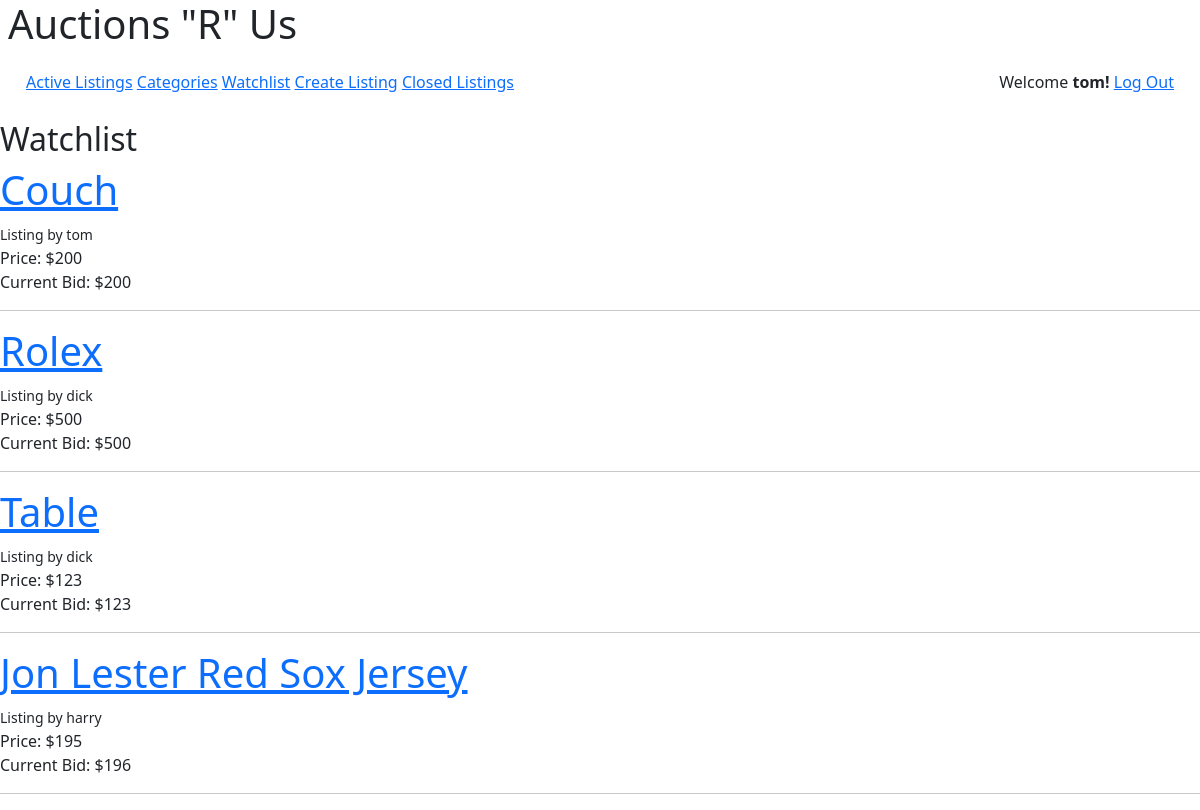
The page /watchlist (signed in) on the database its author committed.
### auctions/models.py (models this page shows, shortened)
class User(AbstractUser):
    pass

class Listings(models.Model):
    CATEGORY_CHOICES = [
    ('MS', 'Motors'),
    ('ECCS', 'Electronics'),
    ('C_ART', 'Collectibles & Art'),
    ('CLOTH', 'Clothing & Accessories'),
    ('BUSS', 'Business & Industrial'),
    ('HG', 'Home & Garden'),
    ('SPORT', 'Sporting Goods'),
    ('JE', 'Jewelry & Watches'),
    ('OT', 'Other'),
    ]
    MOTORS = 'MS'
    ELECTRONICS = 'ECCS'
    COLLECTIBLES_ART = 'C_ART'
    CLOTHING_ACC = 'CLOTH'
    BUSINESS_IND = 'BUSS'
    HOME_GARDEN = 'HG'
    SPORTING = 'SPORT'
    JEWELRY = 'JE'
    OTHER = 'OT'
    user = models.ForeignKey(User, on_delete=models.CASCADE, default=None)
    title = models.CharField(max_length=100)
    description = models.TextField(blank=True, max_length=200)
    price = models.PositiveSmallIntegerField(default=0)
    highestbid = models.PositiveSmallIntegerField(default=0, blank=True)
    category = models.CharField(max_length=16, choices=CATEGORY_CHOICES, default='MOTORS')
    active = models.BooleanField(default=True)
    image = models.ImageField(default='No Image', upload_to='images')
    class Meta:
        verbose_name_plural = "Listings"

### auctions/views.py (the view)
# urls.py: path("watchlist", views.watchlist, name="watchlist"),
@login_required(login_url='login')
def watchlist(request):
    try:
        watchlist = Watchlist.objects.filter(user_id=request.user.id, active=True).values_list("listing_id")
        watching = Listings.objects.filter(id__in = watchlist)
    except:
        watching = 0
    return render(request, "auctions/watchlist.html", {
        "watching": watching,
        "watchlist": len(Watchlist.objects.filter(user_id=request.user.id))
        })

### auctions/templates/auctions/watchlist.html
{% extends "auctions/layout.html" %} {% block main %}
<h2>Watchlist</h2>
{% if watchlist == 0 %}
<h4>Nothing has been added to your watchlist yet</h4>
{% else %}
{% for w in watching %}
{% if w and w.active == 1 %}
<h1><a href="{% url 'listing_page' w.id %}">{{w.title}}</a></h1>
<small>Listing by {{w.user}}</small>
<br>
Price: ${{w.price}}
<br>
{% if w.highestbid == 0 %}
No bids yet
{% else %}
Current Bid: ${{w.highestbid}}
{% endif %}
<hr>
{% endif %}
{% endfor %}
{% endif %}
{% endblock %}

### auctions/templates/auctions/layout.html (shortened to what this page needs)
{% load static %}
<!DOCTYPE html>
<html lang="en">
    <head>
        <link rel="stylesheet" href="https://cdn.simplecss.org/simple.css">
        <link rel="stylesheet" href="{% static 'auctions/uaa490styles.css' %}" >
        <link rel="stylesheet" href="//code.jquery.com/ui/1.12.1/themes/smoothness/jquery-ui.css">
        <link href="https://cdn.jsdelivr.net/npm/bootstrap@5.2.2/dist/css/bootstrap.min.css" rel="stylesheet">
    </head>
    <body>
        <header>
            <h1>Auctions "R" Us</h1>
            <nav>
                <span>
                    <a href="{% url 'index' %}">Active Listings</a>
                    <a href="{% url 'categories' %}">Categories</a>
                    <a href="{% url 'watchlist' %}">Watchlist</a>
                    <a href="{% url 'create_listing' %}">Create Listing</a>
                    <a href="{% url 'closed_listings' %}">Closed Listings</a>
                </span>
                <span>
                    {% if user.is_authenticated %}
                        Welcome <strong>{{ user.username }}!</strong>
                        <a href="{% url 'logout' %}">Log Out</a>
                    {% else %}
                        <a href="{% url 'login' %}">Log In</a>
                        <a href="{% url 'register' %}">Register</a>
                    {% endif %}
                </span>
            </nav>
        </header>
        <main>
            {% block main %}
            {% endblock %}
        </main>
    </body>
</html>

### auctions/static/auctions/uaa490styles.css (style rules this page uses)
nav { display: flex; justify-content: space-between; padding: 14px 18px; }
body > header { padding: 0 0.5rem .75rem 0.5rem; }
body { grid-template-columns: 10% 80% 10%; }

### rows shown on the page
User: username "tom"
Listings: title "Couch", user "tom", price "200", highestbid "200"
Listings: title "Rolex", user "dick", price "500", highestbid "500"
Listings: title "Table", user "dick", price "123", highestbid "123"
Listings: title "Jon Lester Red Sox Jersey", user "harry", price "195", highestbid "196"
